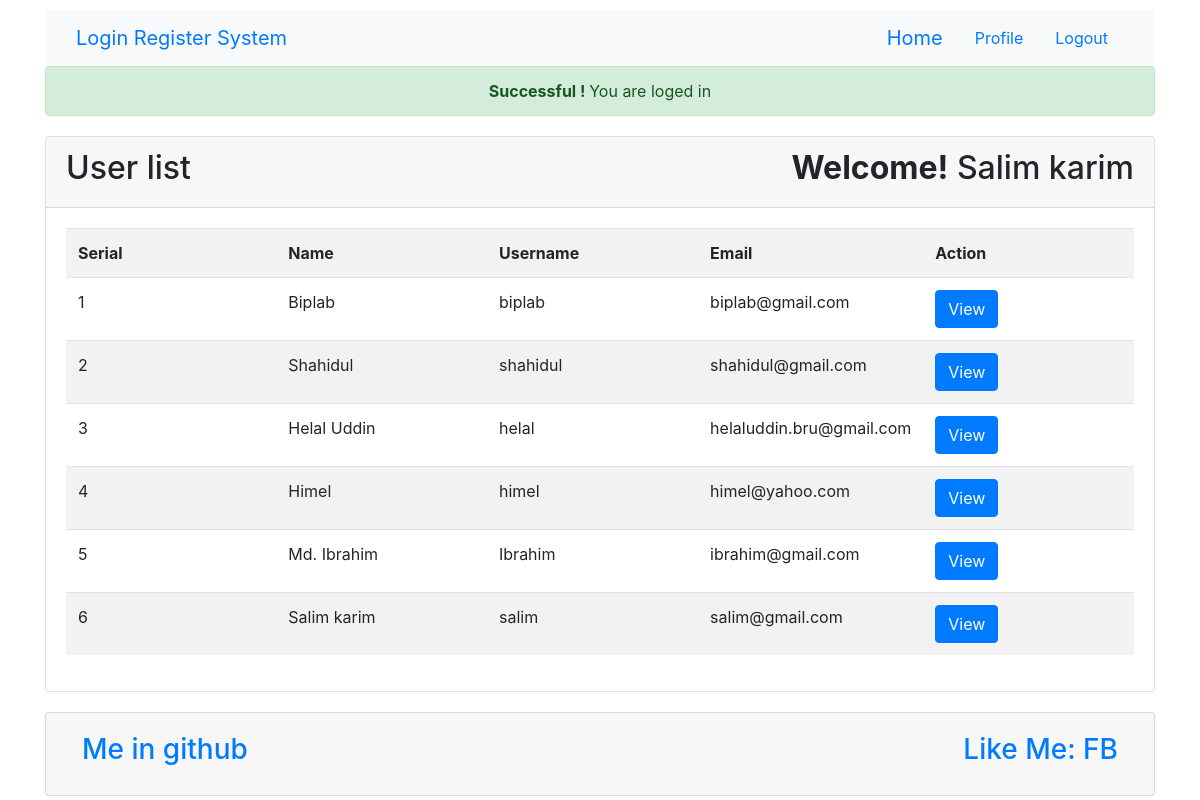
Screenshot of /index.php (signed in) with the database file from the repository.
### tables this page shows
CREATE TABLE IF NOT EXISTS `tbl_user` (
`id` int(11) NOT NULL,
  `name` varchar(255) NOT NULL,
  `username` varchar(255) NOT NULL,
  `email` varchar(255) NOT NULL,
  `password` varchar(255) NOT NULL
);

### lib/Session.php (called while the page is built, shortened)
<?php
class Session
{
	public static function get($key){
		if(isset($_SESSION[$key])){
			return $_SESSION[$key];
		}
		else
		{
			return false;
		}
	}
}
?>

### lib/User.php (called while the page is built, shortened)
<?php
class User
{
	private $db;
	public function __construct()
	{
		$this->db=new 	Database();
	}
	public function readAll(){
		$sql="select * from tbl_user order by id desc";
		$query=$this->db->pdo->prepare($sql);
		$query->execute();
		$res=$query->fetchAll();
		return $res;
	}
}
?>

### lib/Database.php (called while the page is built)
<?php
class Database
{
	private $hostdb ="localhost";
	private $userdb ="root";
	private $passdb ="";
	private $namedb ="login_register_system";
	public $pdo;
	public function __construct()
	{
		if(!isset($this->pdo)){
			try {
				$link=new PDO("mysql:host=".$this->hostdb.";dbname=".$this->namedb,$this->userdb,$this->passdb);
				$link->setAttribute(PDO::ATTR_ERRMODE,PDO::ERRMODE_EXCEPTION);
				$link->exec("SET CHARaCTER SET utf8");
				$this->pdo=$link;
			} catch (PDOException $e) {
				die("Failed to connect with Database ".$e->getMessage());
			}
		}
	}
}
?>

### index.php (the view, shortened to what this page needs)
<?php
	include 'inc/header.php';
	include 'lib/User.php';
	$user =new User();
	$loginmsg=Session::get("loginmsg");
	if(isset($loginmsg)){
		echo $loginmsg;
	}
?>
<div class="card" style="margin-top: 20px;">
	<div class="card-header">
		<h2>User list <span class="float-right"> <strong>Welcome!</strong>
		<?php
			$name=Session::get("name");
			if(isset($name)){
				echo $name;
			}
		?>  </span> </h2>
	</div>
	<div class="card-body">
		<table class="table table-striped">
			<tr>
				<th width="20%">Serial</th>
				<th width="20%">Name</th>
				<th width="20%">Username</th>
				<th width="20%">Email</th>
				<th width="20%">Action</th>
			</tr>
			<?php
				$userdata=$user->readAll();
				$i=0;
				foreach ($userdata as $data)
				 {
					$i++; ?>
					<tr>
						<td><?php echo $i; ?></td>
						<td><?php echo $data['name']; ?></td>
						<td><?php echo $data['username']; ?></td>
						<td><?php echo $data['email']; ?></td>
						<td><a class="btn btn-primary" href="profile.php?id=<?php echo $data['id']; ?>">View</a></td>
					</tr>
			<?php	}
			?>
		</table>
	</div>
</div>
<?php
include 'inc/footer.php';
?>

### inc/header.php (shortened to what this page needs)
<?php
$path=realpath(dirname(__FILE__));
include_once $path.'/../lib/Session.php';
?>
<!DOCTYPE html>
<html>
<head>
	<link rel="stylesheet" type="text/css" href="inc/bootstrap.min.css">
</head>
<body>
	<div class="container">
		<nav class="navbar navbar-default bg-light" style="margin-top: 10px;">
			<div class="container-fluid">
				<div class="navbar-header">
					<a class="navbar-brand" href="index.php">Login Register System</a>
				</div>
				<ul class="nav float-right">
					<a class="navbar-brand" href="index.php">Home</a>
					<?php
						$id=Session::get("id");
						$loginmsg=Session::get("login");
						if($loginmsg==true){ ?>
							<li class="nav-item"> <a class="nav-link" href="profile.php?id=<?php echo $id; ?>">Profile</a> </li>
							<li class="nav-item" > <a class="nav-link" href="?action=logout">Logout</a> </li>
						<?php	}
						else{ ?>
							<li class="nav-item" > <a class="nav-link" href="login.php">Login</a> </li>
							<li class="nav-item" > <a class="nav-link" href="register.php">Register</a> </li>
					<?php	}
					?>
				</ul>
			</div>
		</nav>

### inc/footer.php
		<div class="card card-header " style="margin-top: 20px;">
			<h3>
				<a class="nav-item nav-link float-left" href="https://github.com/Helalbrur">Me in github</a>
				<span class="float-right"> <a class="nav-item nav-link float-right" href="https://www.facebook.com">Like Me: FB</a></span>
			</h3>
		</div>
	</div>
</body>
</html>

### rows the page displays
tbl_user: name "Biplab", username "biplab", email "biplab@gmail.com"
tbl_user: name "Shahidul", username "shahidul", email "shahidul@gmail.com"
tbl_user: name "Helal Uddin", username "helal", email "helaluddin.bru@gmail.com"
tbl_user: name "Himel", username "himel", email "himel@yahoo.com"
tbl_user: name "Md. Ibrahim", username "Ibrahim", email "ibrahim@gmail.com"
tbl_user: name "Salim karim", username "salim", email "salim@gmail.com"

### other values shown
$loginmsg "Successful ! You are loged in"
$name "Salim karim"
